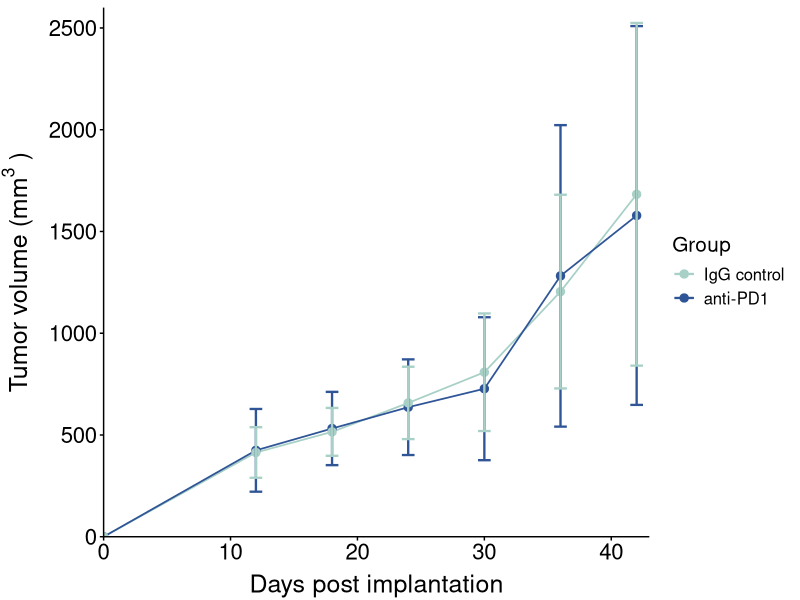
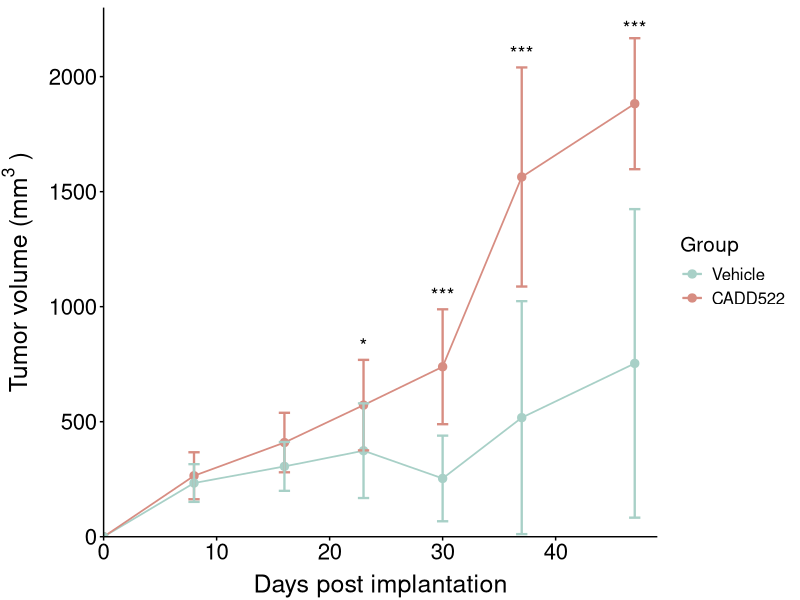
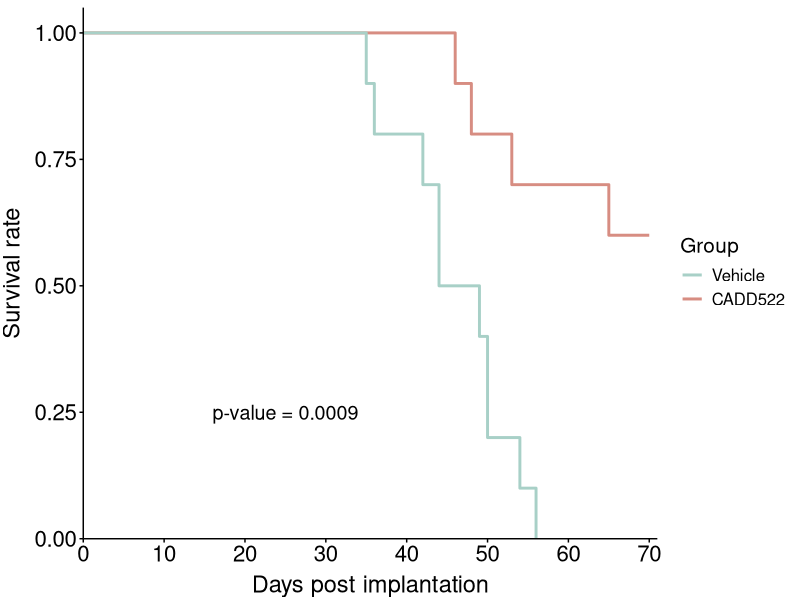

The R script that drew these images, in order:
#################
### Fig. 6F-I ###
#################

### libraries
library(ggplot2)
library(ggpubr)
library(ggsignif)


### Fig. 6g
### two-group scatter plot with standard error
### load data
df <- data.frame("group" = rep(c('IgG control','anti-PD1'), 7),
                 "avg" = c(0, 0, 424.5278,413.982,
                           531.8384,515.3424,
                           636.5026,657.5537,
                           727.3257,808.3375,
                           1281.814,1204.6422,
                           1578.4719,1682.6798),
                 "stdev" = c(0,0,203.3134262,124.2567226,
                             180.0611985,117.6163392,
                             235.0799646,177.8063884,
                             351.1884238,288.9909875,
                             740.777847,475.9369418,
                             930.662574,841.8439754),
                 'day' = rep(c('0','12','18','24','30','36','42'), each = 2))

df$day <- as.numeric(df$day)
df$group <- as.factor(df$group)
levels(df$group) <- c("IgG control", 'anti-PD1')

png(filename = "Fig_6f.png",
    width = 5,
    height = 3,
    units = 'in',
    res = 300)
  
ggplot(df, aes(x=day, y=avg, group=group, color=group)) + 
geom_line(size = .6) +
geom_point(size = 2.5)+
geom_errorbar(aes(ymin=avg-stdev, ymax=avg+stdev), width=1, size = .8) +
theme_classic() + xlab('Days post implantation') + 
ylab(expression("Tumor volume (mm"^3~")")) + 
theme(axis.title.x = element_text(size = 18, color = 'black',vjust = 0),
      axis.title.y = element_text(size = 18, color = 'black',vjust = 2),
      axis.text = element_text(size = 16, color = 'black'),
      panel.grid.major = element_blank(),
      panel.grid.minor = element_blank(),
      axis.line = element_line(color = 'black'),
      axis.ticks = element_line(color = 'black'),
      legend.title = element_text(size = 15), 
      legend.text = element_text(size = 12)) + 
scale_color_manual("Group", values = c('#A8D0C7','#2F5597')) + 
scale_x_continuous(limits = c(0,43), expand = c(0,0)) +
scale_y_continuous(limits = c(0,2600), expand = c(0,0), breaks = c(0,500,1000,1500,2000,2500))

dev.off()

### Fig. 6h
### two-group scatter plot with standard error
### load data
df <- data.frame("group" = rep(c('Vehicle','CADD522'), 7),
                 "avg" = c(0, 0, 264.9567,233.4502,
                           409.43555,305.726593,
                           572.1346,373.9791198,
                           738.8693,253.3689,
                           1563.7617,517.6469,
                           1882.350389,753.4451667),
                 "stdev" = c(0,0,102.1530225,81.93117693,
                             129.3324983,106.1825265,
                             196.7047355,205.7452978,
                             249.7365549,186.1247632,
                             476.237222,506.3902983,
                             284.6975272,670.6084131),
                 'day' = rep(c('0','8','16','23','30','37','47'), each = 2))

df$day <- as.numeric(df$day)
df$group <- as.factor(df$group)
levels(df$group) <- c("Vehicle", "CADD522")

png(filename = "Fig_6h.png",
    width = 5,
    height = 3,
    units = 'in',
    res = 300)

ggplot(df, aes(x=day, y=avg, group=group, color=group)) + 
  geom_line(size = .6) +
  geom_point(size = 2.5)+
  geom_errorbar(aes(ymin=avg-stdev, ymax=avg+stdev), width=1, size = .8) +
  theme_classic() + xlab('Days post implantation') + 
  ylab(expression("Tumor volume (mm"^3~")")) + 
  theme(axis.title.x = element_text(size = 18, color = 'black',vjust = 0),
        axis.title.y = element_text(size = 18, color = 'black',vjust = 2),
        axis.text = element_text(size = 16, color = 'black'),
        panel.grid.major = element_blank(),
        panel.grid.minor = element_blank(),
        axis.line = element_line(color = 'black'),
        axis.ticks = element_line(color = 'black'),
        legend.title = element_text(size = 15), 
        legend.text = element_text(size = 12)) + 
  scale_color_manual("Group", values = c('#A8D0C7','#D78D82')) + 
  annotate("text",label = "*", x = 23, y = 830, size = 5) +
  annotate("text",label = "***", x = 30, y = 1050, size = 5) +
  annotate("text",label = "***", x = 37, y = 2100, size = 5) +
  annotate("text",label = "***", x = 47, y = 2210, size = 5) +
  scale_x_continuous(limits = c(0,49), expand = c(0,0)) +
  scale_y_continuous(limits = c(0,2300), expand = c(0,0), breaks = c(0,500,1000,1500,2000))

dev.off()

### Fig. 6h
### two-group scatter plot with standard error
### load data
df <- data.frame("values" = c(100,90,80,70,50,40,20,10,0,100,90,80,70,60,60),
                 "ind" = c(rep('Vehicle', 9), rep('CADD522',6)),
                 "day" = c(0,35,36,42,44,49,50,54,56,0,46,48,53,65,70))
df$values <- df$values/100
df$group <- df$ind
levels(df$group) <- c("Vehicle", 'CADD522')
png(filename = "Fig_6i.png",
    width = 5,
    height = 3,
    units = 'in',
    res = 300)

ggplot(df, aes(x=day, y=values, group=group, color=group)) + 
  geom_step(size=1) +
  theme_classic() + xlab('Days post implantation') + 
  ylab(expression("Survival rate")) + 
  theme(axis.title.x = element_text(size = 17, color = 'black', vjust = 0),
        axis.title.y = element_text(size = 17, color = 'black', vjust = 2),
        axis.text = element_text(size = 16, color = 'black'),
        panel.grid.major = element_blank(),
        panel.grid.minor = element_blank(),
        axis.line = element_line(color = 'black'),
        axis.ticks = element_line(color = 'black'),
        legend.title = element_text(size = 15), 
        legend.text = element_text(size = 12)) + 
  scale_color_manual("Group", values = c('#D78D82','#A8D0C7'),
                     guide = guide_legend(reverse = TRUE)) + 
  scale_x_continuous(limits = c(0,70), breaks = c(0,10,20,30,40,50,60,70), expand = expansion(add = c(0,1))) +
  scale_y_continuous(limits = c(0,1), expand = expansion(add = c(0,.05))) +
  annotate("text",label = "p-value = 0.0009", x = 25, y = .25, size = 5)

dev.off()

